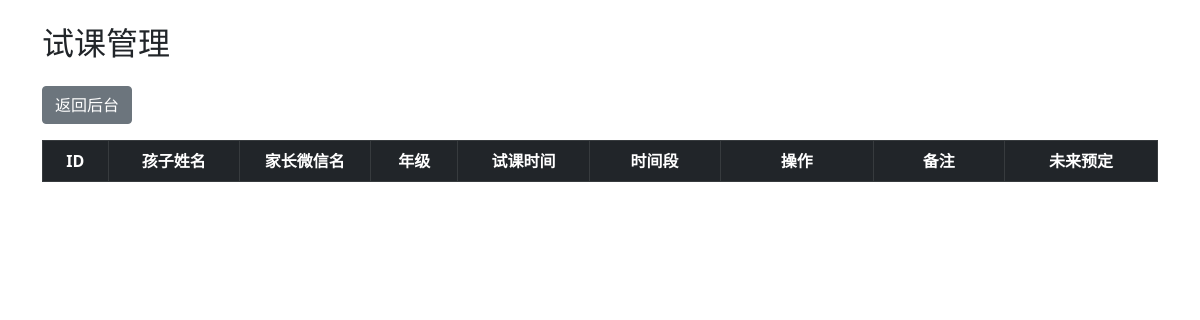
/trial_management, run on an earlier commit of the app's database.
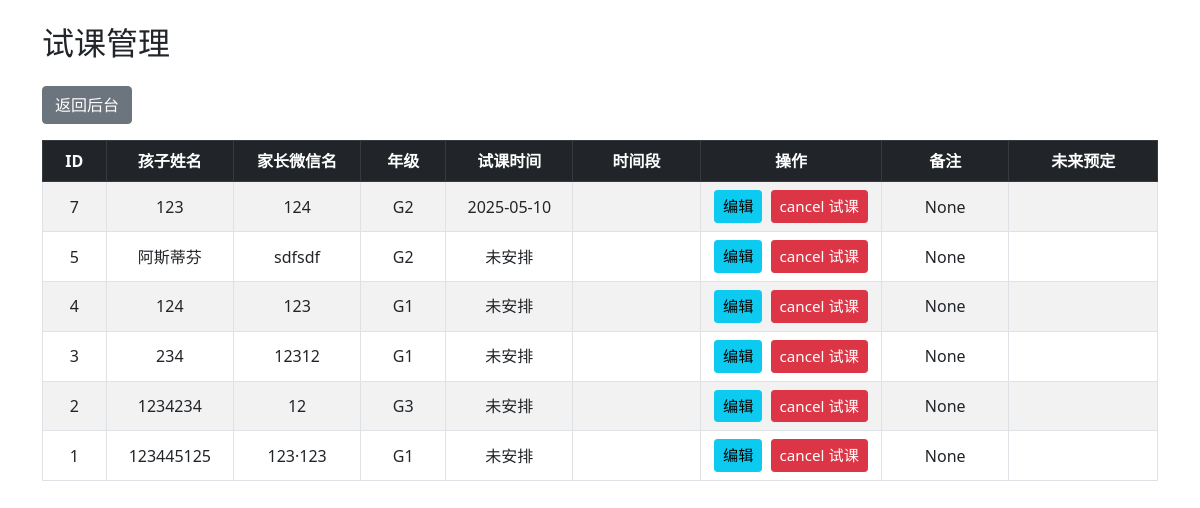
And on a later commit of the database.
### app.py (models this page shows)
class TrialRecord(db.Model):
    id = db.Column(db.Integer, primary_key=True)
    customer_id = db.Column(db.Integer, db.ForeignKey('customer.id'))
    child_name = db.Column(db.String(100))
    wechat_name = db.Column(db.String(100))
    grade = db.Column(db.String(50))
    trial_time = db.Column(db.Date)  # 只存日期
    trial_time_slot = db.Column(db.String(50))  # 新增时间段
    remark = db.Column(db.String(200))
    created_at = db.Column(db.DateTime, default=datetime.utcnow)

### app.py (the view)
@app.route('/trial_management')
def trial_management():
    records = TrialRecord.query.order_by(TrialRecord.created_at.desc()).all()
    return render_template('trial_management.html', records=records)

### templates/trial_management.html (shortened to what this page needs)
<!DOCTYPE html>
<html lang="zh">
<head>
    <link href="https://cdn.jsdelivr.net/npm/bootstrap@5.1.0/dist/css/bootstrap.min.css" rel="stylesheet">
    <link href="https://cdn.jsdelivr.net/npm/datatables@1.10.18/media/css/jquery.dataTables.min.css" rel="stylesheet">
</head>
<body>
<div class="container-xl py-4">
    <h2 class="mb-4">试课管理</h2>
    <a href="/admin/dashboard" class="btn btn-secondary mb-3">返回后台</a>
    <table class="table table-striped table-hover table-bordered align-middle" id="trialTable" style="width:100%;">
        <thead class="table-dark text-center">
            <tr>
                <th style="min-width:60px;">ID</th>
                <th style="min-width:120px;">孩子姓名</th>
                <th style="min-width:120px;">家长微信名</th>
                <th style="min-width:80px;">年级</th>
                <th style="min-width:120px;">试课时间</th>
                <th style="min-width:120px;">时间段</th>
                <th style="min-width:140px;">操作</th>
                <th style="min-width:120px;">备注</th>
                <th style="min-width:140px;">未来预定</th>
            </tr>
        </thead>
        <tbody>
            {% for r in records %}
            <tr>
                <td>{{ r.id }}</td>
                <td>{{ r.child_name }}</td>
                <td>{{ r.wechat_name }}</td>
                <td>{{ r.grade }}</td>
                <td><span class="trial-time-cell">{{ r.trial_time or '未安排' }}</span></td>
                <td>{{ r.trial_time_slot or '' }}</td>
                <td>
                    <button class="btn btn-info btn-sm me-1 edit-trial-btn"
                            data-id="{{ r.id }}"
                            data-time="{{ r.trial_time or '' }}"
                            data-future="{{ r.future_trial_time or '' }}"
                            data-remark="{{ r.remark if r.remark is defined else '' }}"
                            data-slot="{{ r.trial_time_slot or '' }}"
                    >编辑</button>
                    <button class="btn btn-danger btn-sm cancel-trial-btn"
                            data-id="{{ r.id }}">cancel 试课</button>
                </td>
                <td>{{ r.remark if r.remark is defined else '' }}</td>
                <td>{{ r.future_trial_time or '' }}</td>
            </tr>
            {% endfor %}
        </tbody>
    </table>
</div>
</body>
</html>

### templates/trial_management.html (style rules this page uses)
.btn-sm { font-size: 0.95em; }
#trialTable { width: 100% !important; }
#trialTable th, #trialTable td { white-space: nowrap; text-align: center; vertical-align: middle; padding: 8px; }
#trialTable thead th { position: relative; background-color: #212529 !important; }

What changed in the data, as far as the page shows it:
added TrialRecord: id "7", child_name "123", wechat_name "124", grade "G2", trial_time "2025-05-10", remark "None"
added TrialRecord: id "5", child_name "阿斯蒂芬", wechat_name "sdfsdf", grade "G2", trial_time "未安排", remark "None"
added TrialRecord: id "4", child_name "124", wechat_name "123", grade "G1", trial_time "未安排", remark "None"
added TrialRecord: id "3", child_name "234", wechat_name "12312", grade "G1", trial_time "未安排", remark "None"
added TrialRecord: id "2", child_name "1234234", wechat_name "12", grade "G3", trial_time "未安排", remark "None"
added TrialRecord: id "1", child_name "123445125", wechat_name "123·123", grade "G1", trial_time "未安排", remark "None"
